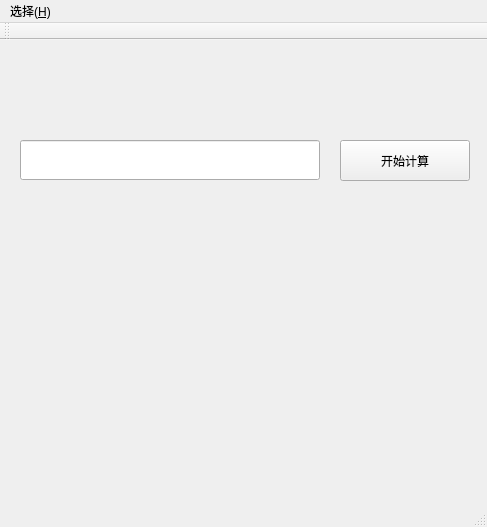
<?xml version="1.0" encoding="UTF-8"?>
<ui version="4.0">
 <class>MainWindow</class>
 <widget class="QMainWindow" name="MainWindow">
  <property name="geometry">
   <rect>
    <x>0</x>
    <y>0</y>
    <width>487</width>
    <height>527</height>
   </rect>
  </property>
  <property name="windowTitle">
   <string>MainWindow</string>
  </property>
  <widget class="QWidget" name="centralWidget">
   <widget class="QLabel" name="labelShowResult">
    <property name="geometry">
     <rect>
      <x>20</x>
      <y>20</y>
      <width>451</width>
      <height>61</height>
     </rect>
    </property>
    <property name="text">
     <string/>
    </property>
    <property name="wordWrap">
     <bool>true</bool>
    </property>
   </widget>
   <widget class="QLineEdit" name="lineEditInput">
    <property name="geometry">
     <rect>
      <x>20</x>
      <y>100</y>
      <width>300</width>
      <height>40</height>
     </rect>
    </property>
   </widget>
   <widget class="QPushButton" name="pBtnStart">
    <property name="geometry">
     <rect>
      <x>340</x>
      <y>100</y>
      <width>130</width>
      <height>41</height>
     </rect>
    </property>
    <property name="text">
     <string>开始计算</string>
    </property>
   </widget>
   <widget class="QLabel" name="labelHelp">
    <property name="geometry">
     <rect>
      <x>20</x>
      <y>210</y>
      <width>450</width>
      <height>100</height>
     </rect>
    </property>
    <property name="text">
     <string/>
    </property>
    <property name="wordWrap">
     <bool>true</bool>
    </property>
   </widget>
  </widget>
  <widget class="QMenuBar" name="menuBar">
   <property name="geometry">
    <rect>
     <x>0</x>
     <y>0</y>
     <width>487</width>
     <height>17</height>
    </rect>
   </property>
   <widget class="QMenu" name="menu_H">
    <property name="title">
     <string>选择(&amp;H)</string>
    </property>
    <addaction name="actionOrdinary"/>
    <addaction name="actionLog"/>
    <addaction name="actionPower"/>
    <addaction name="actionCompare"/>
    <addaction name="separator"/>
    <addaction name="actionTri"/>
    <addaction name="actionFirst"/>
    <addaction name="actionQuadratic"/>
    <addaction name="actionInver"/>
    <addaction name="actionExpLog"/>
    <addaction name="separator"/>
   </widget>
   <addaction name="menu_H"/>
  </widget>
  <widget class="QToolBar" name="mainToolBar">
   <attribute name="toolBarArea">
    <enum>TopToolBarArea</enum>
   </attribute>
   <attribute name="toolBarBreak">
    <bool>false</bool>
   </attribute>
  </widget>
  <widget class="QStatusBar" name="statusBar"/>
  <action name="actionOrdinary">
   <property name="text">
    <string>普通计算</string>
   </property>
   <property name="statusTip">
    <string>选择进行进制转换</string>
   </property>
  </action>
  <action name="actionLog">
   <property name="text">
    <string>十进制数_对数运算</string>
   </property>
   <property name="toolTip">
    <string>对数</string>
   </property>
   <property name="statusTip">
    <string>选择进行对数计算</string>
   </property>
  </action>
  <action name="actionPower">
   <property name="text">
    <string>十进制数_幂运算</string>
   </property>
   <property name="statusTip">
    <string>选择进行幂运算</string>
   </property>
  </action>
  <action name="actionCompare">
   <property name="text">
    <string>比较运算</string>
   </property>
   <property name="statusTip">
    <string>选择进行比较运算</string>
   </property>
  </action>
  <action name="actionTri">
   <property name="text">
    <string>三角函数</string>
   </property>
   <property name="statusTip">
    <string>选择进行三角函数计算</string>
   </property>
  </action>
  <action name="actionFirst">
   <property name="text">
    <string>一元一次函数</string>
   </property>
   <property name="statusTip">
    <string>选择进行一元一次函数计算</string>
   </property>
  </action>
  <action name="actionQuadratic">
   <property name="text">
    <string>一元二次函数</string>
   </property>
   <property name="statusTip">
    <string>选择进行一元二次函数计算</string>
   </property>
  </action>
  <action name="actionInver">
   <property name="text">
    <string>反比例函数</string>
   </property>
   <property name="statusTip">
    <string>选择进行反比例函数计算</string>
   </property>
  </action>
  <action name="actionExpLog">
   <property name="text">
    <string>指数对数函数</string>
   </property>
   <property name="statusTip">
    <string>选择进行指数对数函数计算</string>
   </property>
  </action>
 </widget>
 <layoutdefault spacing="6" margin="11"/>
 <resources/>
 <connections/>
</ui>
